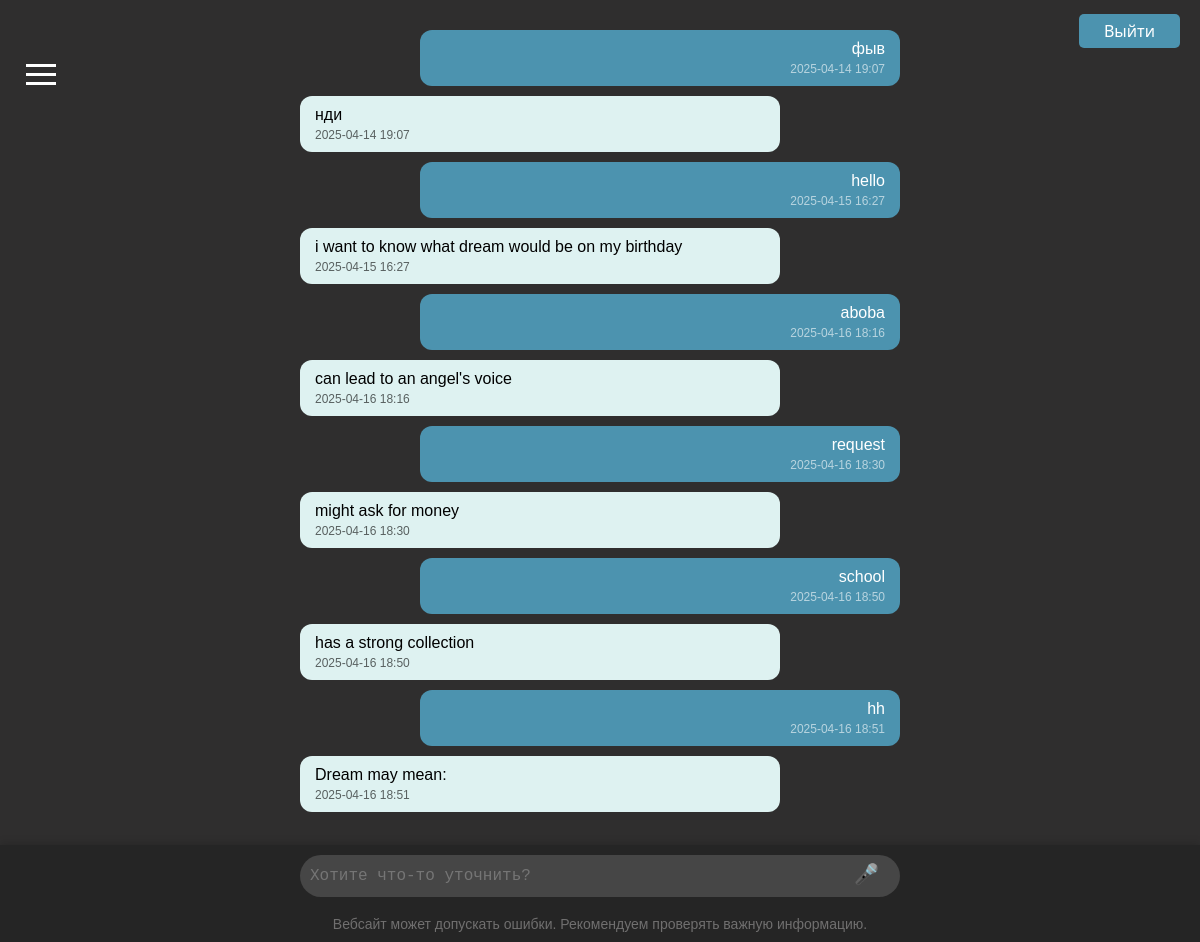
The app's page /chat/2f22c06d-c737-460f-a6af-02e6e1aea246 (signed in) with its own data.
### models.py (models this page shows)
class ChatHistory(db.Model):
    __tablename__ = 'chat_history'
    id = db.Column(db.Integer, primary_key=True)
    user_id = db.Column(db.Integer, db.ForeignKey('users.id'), nullable=False)
    message_type = db.Column(db.String, nullable=False)  # 'user' или 'assistant'
    content = db.Column(db.Text, nullable=False)
    timestamp = db.Column(db.DateTime, default=datetime.utcnow)
    session_id = db.Column(db.String, db.ForeignKey('chat_sessions.session_id'), nullable=False)

### app.py (the view)
@app.route("/chat/<session_id>")
@login_required
def chat(session_id):
    session = ChatSession.query.filter_by(session_id=session_id, user_id=current_user.id).first_or_404()
    messages = ChatHistory.query.filter_by(session_id=session_id).order_by(ChatHistory.timestamp).all()
    categorized_sessions = get_chat_sessions_by_time(current_user.id)
    session_data = {}
    for category, sessions in categorized_sessions.items():
        session_data[category] = []
        for s in sessions:
            last_message = ChatHistory.query.filter_by(session_id=s.session_id).order_by(ChatHistory.timestamp.desc()).first()
            session_data[category].append({
                "session_id": s.session_id,
                "last_message": last_message.content[:60] + "..." if last_message else "(пустой чат)"
            })
    return render_template("chat.html", session=session, messages=messages, session_data=session_data)

### auth.py (called while the page is built)
@login_manager.user_loader
def load_user(user_id):
    return User.query.get(int(user_id))

### templates/chat.html (shortened to what this page needs)
{% extends "index.html" %}
{% block content %}
<div class="chat-container">
    {% for msg in messages %}
        <div class="message {{ 'user' if msg.message_type == 'user' else 'assistant' }}">
            <div class="message-content">
                {{ msg.content }}
            </div>
            <div class="timestamp">{{ msg.timestamp.strftime("%Y-%m-%d %H:%M") }}</div>
        </div>
    {% else %}
        <div>Нет сообщений</div>
    {% endfor %}
</div>
<div class="bottom-input-form">
    <form method="POST" action="{{ url_for('analyze_cont') }}" class="chat-form">
        <div class="input-wrapper">
            <textarea name="dream" rows="1" placeholder="Хотите что-то уточнить?" required
                {% if not current_user.is_authenticated %} disabled {% endif %}></textarea>
            <button class="send-btn" type="submit" id="send-btn">🎤</button>
        </div>
    </form>
</div>
{% endblock %}

### templates/index.html (shortened to what this page needs)
<!DOCTYPE html>
<html lang="ru">
<head>
    <link rel="stylesheet" href="/static/styles.css">
</head>
<body>
    <div class="top-bar">
        {% if current_user.is_authenticated %}
            <a href="{{ url_for('logout') }}" class="login-btn">Выйти</a>
        {% else %}
            <a href="{{ url_for('login') }}" class="login-btn">Войти</a>
        {% endif %}
    </div>
    <button id="toggle-sidebar-btn" class="sidebar-toggle-btn">
        <svg viewBox="0 0 100 80" width="30" height="30" fill="white">
            <rect width="100" height="10"></rect>
            <rect y="30" width="100" height="10"></rect>
            <rect y="60" width="100" height="10"></rect>
        </svg>
    </button>
    {% block content %}
    {% endblock %}
<footer class="disclaimer">
    <p>Вебсайт может допускать ошибки. Рекомендуем проверять важную информацию.</p>
</footer>
</body>
</html>

### static/styles.css (style rules this page uses)
body { font-family: sans-serif; margin: 0; padding: 0; background: #2f2e2e; }
.top-bar { position: fixed; right: 0; top: 0; padding: 20px; color: white; font-family:'Segoe UI', Tahoma, Geneva, Verdana, sans-serif; }
.login-btn { background-color: #4c93af; color: rgb(255, 255, 255); border: none; padding: 6px 25px; cursor: pointer; border-radius: 5px; text-decoration: none; }
textarea { width: 100%; min-height: 40px; max-height: 200px; overflow-y: hidden; resize: none; padding-right: 45px; padding-left: 10px; padding-top: 10px; padding-bottom: 10px; font-size: 16px; line-height: 1.4; border: none; color: white; background-color: #464646; border-radius: 30px; box-sizing: border-box; flex: 1; }
.input-wrapper { position: relative; width: 100%; max-width: 600px; margin: 0 auto; display: flex; align-items: flex-end; }
.send-btn { position: absolute; bottom: 10px; right: 15px; background: none; border: none; font-size: 20px; cursor: pointer; color: #ccc; z-index: 10; }
.sidebar-toggle-btn { position: fixed; top: 60px; left: 20px; background: none; border: none; cursor: pointer; z-index: 2000; }
.disclaimer { position: fixed; bottom: 0; left: 0; right: 0; text-align: center; padding: 10px 20px; font-size: 14px; color: #706f6f; background: #252525; z-index: 1300; }
.disclaimer p { margin: 0; padding: 0; }
.chat-container { max-width: 600px; margin: 0 auto; padding: 20px; padding-bottom: 120px; }
.message { margin: 10px 0; padding: 10px 15px; border-radius: 12px; max-width: 75%; word-wrap: break-word; }
.message.user { background-color: #4c93af; color: white; margin-left: auto; text-align: right; }
.message.assistant { background-color: #def2f1; color: black; margin-right: auto; text-align: left; }
.timestamp { font-size: 0.75em; opacity: 0.6; margin-top: 4px; }
.bottom-input-form { position: fixed; left: 0; right: 0; bottom: 35px; background: #252525; z-index: 1200; padding-top: 10px; padding-bottom: 10px; box-shadow: 0 -2px 8px rgba(0,0,0,0.15); }

### records on screen
ChatHistory: content "фыв", timestamp "2025-04-14 19:07"
ChatHistory: content "нди", timestamp "2025-04-14 19:07"
ChatHistory: content "hello", timestamp "2025-04-15 16:27"
ChatHistory: content "i want to know what dream would be on my birthday", timestamp "2025-04-15 16:27"
ChatHistory: content "aboba", timestamp "2025-04-16 18:16"
ChatHistory: content "can lead to an angel's voice", timestamp "2025-04-16 18:16"
ChatHistory: content "request", timestamp "2025-04-16 18:30"
ChatHistory: content "might ask for money", timestamp "2025-04-16 18:30"
ChatHistory: content "school", timestamp "2025-04-16 18:50"
ChatHistory: content "has a strong collection", timestamp "2025-04-16 18:50"
ChatHistory: content "hh", timestamp "2025-04-16 18:51"
ChatHistory: content "Dream may mean:", timestamp "2025-04-16 18:51"
